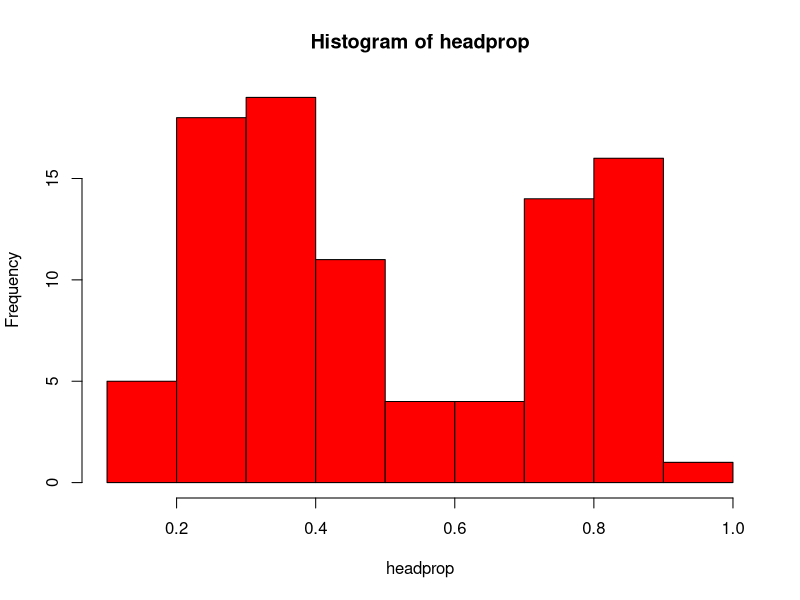

Source code (R):
## ---- chunk 1
data = read.table("data.txt", header = F, strin = F)
names(data) = "Tosses"
## ---- chunk 2
lapply(data,nchar)
## ---- chunk 3
heads = sapply(data,function(x) gsub("T","",x))
## ---- chunk 4
nheads = apply(heads,2,nchar)
## ---- chunk 5
headprop = nheads/50
## ---- chunk 6
headprop = sort(headprop)
## ---- chunk 7
hist(headprop,col="red")
## ---- chunk 8
k=kmeans(headprop,c(0.23,0.35,0.48,0.8),iter.max=10)
k
